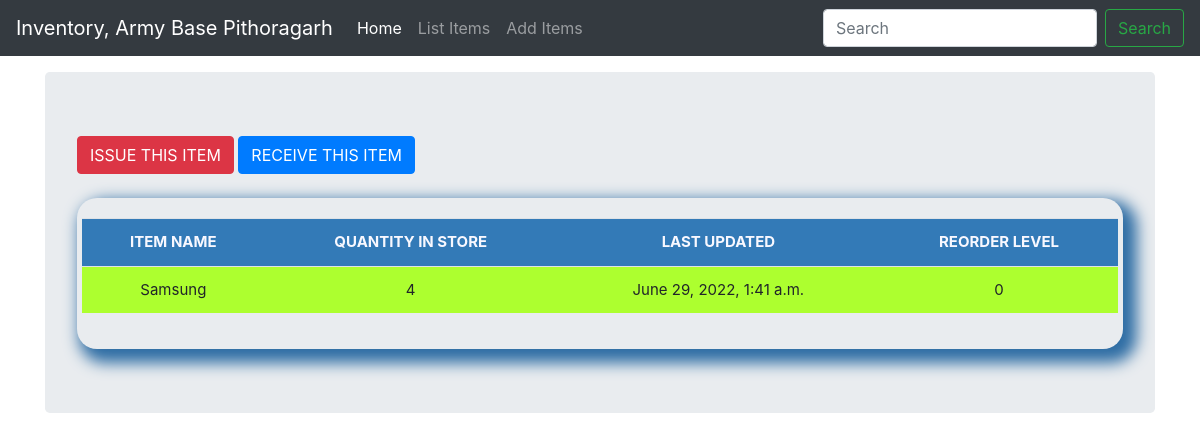
Page /stock_detail/11/ on the committed database.
### stockmgmgt/models.py (models this page shows, shortened)
class Stock(models.Model):
	category = models.ForeignKey(Category, on_delete=models.CASCADE,blank=True, null=True)
	item_name = models.CharField(max_length=50, blank=True, null=True)
	quantity = models.IntegerField(default='0', blank=True, null=True)
	receive_quantity = models.IntegerField(default='0', blank=True, null=True)
	receive_by = models.CharField(max_length=50, blank=True, null=True)
	issue_quantity = models.IntegerField(default='0', blank=True, null=True)
	issue_by = models.CharField(max_length=50, blank=True, null=True)
	issue_to = models.CharField(max_length=50, blank=True, null=True)
	phone_number = models.CharField(max_length=50, blank=True, null=True)
	created_by = models.CharField(max_length=50, blank=True, null=True)
	reorder_level = models.IntegerField(default='0', blank=True, null=True)
	last_updated = models.DateTimeField(auto_now_add=False, auto_now=True)
	timestamp = models.DateTimeField(auto_now_add=True, auto_now=False)

### stockmgmgt/views.py (the view)
# urls.py: path('stock_detail/<str:pk>/', views.stock_detail, name="stock_detail"),
def stock_detail(request, pk):
	queryset = Stock.objects.get(id=pk)
	context = {
		"title": queryset.item_name,
		"queryset": queryset,
	}
	return render(request, "stock_detail.html", context)

### stockmgmgt/templates/stock_detail.html (shortened to what this page needs)
{% load static %}
{% load crispy_forms_tags %}
<!doctype html>
<html lang="en">
  <head>
<link href="{% static 'css/stylesheet.css' %}" rel="stylesheet">
<link href="{% static 'css/bootstrap.min.css' %}" rel="stylesheet">
        <link href="{% static 'css/navbar-top-fixed.css' %}" rel="stylesheet">
  </head>
  <body>
{% include 'navbar.html' %}
<main role="main" class="container">
  <div class="jumbotron">
    <a href="{% url 'issue_items' queryset.id %}"><div class='btn btn-danger'>ISSUE THIS ITEM</div></a>
    <a href="{% url 'receive_items' queryset.id %}"><div class='btn btn-primary'>RECEIVE THIS ITEM</div></a>
        <br><br>
        <div class="display_table">
          <table class='table'>
                  <tr>
                    <th>ITEM NAME</th>
                    <th>QUANTITY IN STORE</th>
                    <th>LAST UPDATED</th>
                    <th>REORDER LEVEL</th>
                  </tr>
                  <tr>
                    <td>{{queryset.item_name}}</td>
                    <td>{{queryset.quantity}}</td>
                    <td>{{queryset.last_updated}}</td>
                    <td>{{queryset.reorder_level}}</td>
                  </tr>
          </table>
        </div>
  </div>
</main>
      </body>
</html>

### stockmgmgt/static/css/stylesheet.css (style rules this page uses)
body { background-color: #34eb6b; }
.table { font-size: 15px; text-align: center; width: 95%; margin: auto; }
.table tr:nth-child(odd) { background: floralwhite; }
.table tr:nth-child(even) { background: greenyellow; }
th { background-color: #337ab7; color: ghostwhite; }
.display_table { border-bottom-right-radius: 20px; border-top-left-radius: 20px; border-bottom-left-radius: 20px; border-top-right-radius: 20px; padding-left: 5px; padding-right: 5px; padding-bottom: 20px; padding-top: 20px; box-shadow: 8px 8px 15px 6px #2e6da4; }

### stockmgmgt/static/css/navbar-top-fixed.css (style rules this page uses)
body { min-height: 75rem; padding-top: 4.5rem; }

### rows in the picture
Stock: item_name "Samsung", quantity "4", last_updated "June 29, 2022, 1:41 a.m.", reorder_level "0"
